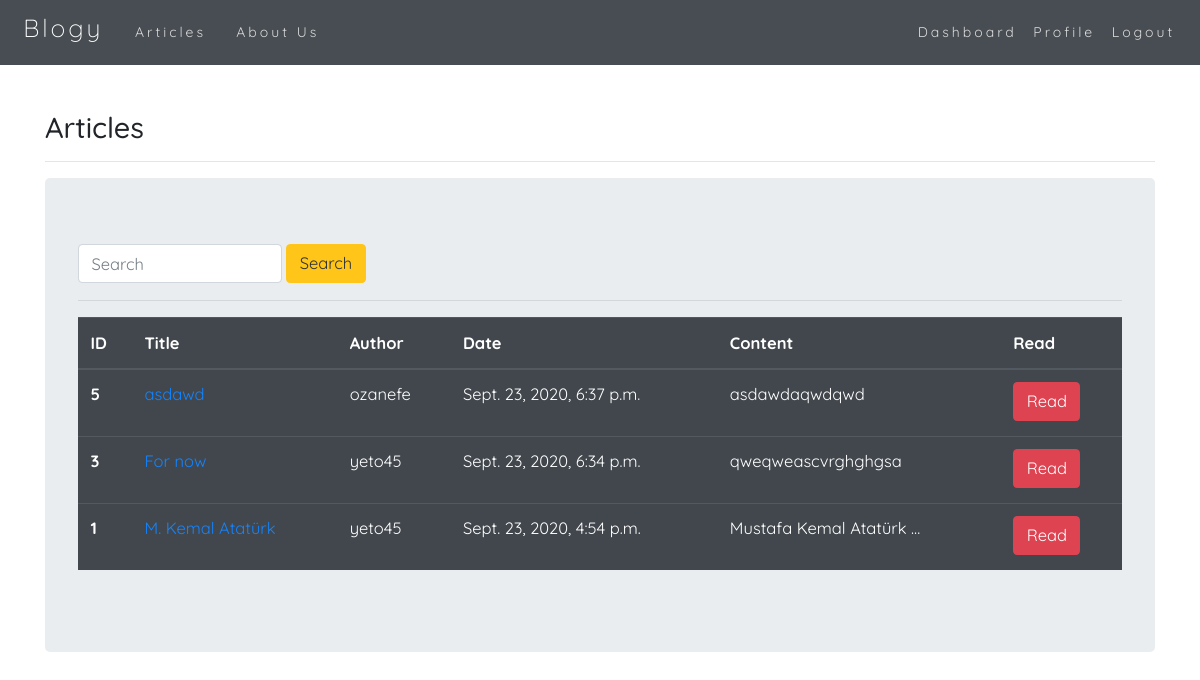
Screenshot of /articles/ (signed in) with the database file from the repository.
### article/models.py (models this page shows, shortened)
class Article(models.Model):
    author = models.ForeignKey("auth.User", on_delete=models.CASCADE) #on_delete=models.CASCADE sayesinde user silince tüm verileri de silinir
    title = models.CharField(max_length = 50) #,verbose_name = "blabla" yaparsan admin panelde ismi blabla olur
    content = RichTextField() #,verbose_name = "blabla" yaparsan admin panelde ismi blabla olur
    created_date = models.DateTimeField(auto_now_add=True)#auto_now_add=True sayesinde o anki tarihi oto alır
    article_image = models.FileField(upload_to='article_pics',blank = True,null=True,verbose_name="Add Image")
    class Meta:
        ordering = ['-created_date']

### article/views.py (the view)
# urls.py: path('articles/',include("article.url")),
def articles(request):
    keyword = request.GET.get("keyword")
    if keyword:
        articles = Article.objects.filter(title__contains = keyword)
        return render(request,"articles.html",{"articles" : articles})
    articles = Article.objects.all()
    context = {
        "articles":articles
    }
    return render(request,"articles.html",context)

### templates/articles.html (shortened to what this page needs)
{% extends "layout.html" %}
{% block blogbody %}
<h3>Articles</h3>
<hr>
<div class="jumbotron" style="opacity: 0.93;">
    <div class="row">
        <div class="col-sm-4">
            <form class="form-inline active-cyan-4">
                <input type="text" name="keyword" class="form-control input-sm" maxlength="64" placeholder="Search">
                <button type="submit" class="btn btn-warning">Search</button>
            </form>
        </div>
    </div>
<hr>
{% if articles %}
<table class="table table-hover table-dark">
    <thead>
        <tr>
        <th scope="col">ID</th>
        <th scope="col">Title</th>
        <th scope="col">Author</th>
        <th scope="col">Date</th>
        <th scope="col">Content</th>
        <th scope="col">Read</th>
        </tr>
    </thead>
    <tbody>
        {% for article in articles %}
        <tr>
            <th scope="row">{{article.id}}</th>
            <td><a href="{% url 'article:detail' article.id %}">{{article.title}}</a></td>
            <td>{{article.author.username}}</td>
            <td>{{article.created_date}}</td>
            <td>{{article.content|safe|truncatewords:3}}</td>
            <td>
                <a href="{% url 'article:detail' article.id %}" class="btn btn-danger">Read</a>
            </td>
        </tr>
        {% endfor %}
    </tbody>
    </table>
</div>
{% else %}
    <div class="alert alert-danger">
        No article was found
    </div>
{% endif %}
{% endblock %}

### static/css/cover1.css (style rules this page uses)
body { background-image: url(/static/images/sample1.jpg); background-size: 1800px 900px; background-repeat: no-repeat; background-position: top; background-attachment: fixed; }

### static/css/style.css (style rules this page uses)
html, body { margin: 0; padding: 0; box-sizing: border-box; font-family: "Quicksand", sans-serif; font-size: 100%; font-size: 16.5px; }

### rows the page displays
Article: id "5", title "asdawd", author.username "ozanefe", created_date "Sept. 23, 2020, 6:37 p.m.", content "asdawdaqwdqwd"
Article: id "3", title "For now", author.username "yeto45", created_date "Sept. 23, 2020, 6:34 p.m.", content "qweqweascvrghghgsa"
Article: id "1", title "M. Kemal Atatürk", author.username "yeto45", created_date "Sept. 23, 2020, 4:54 p.m.", content "Mustafa Kemal Atatürk …"
